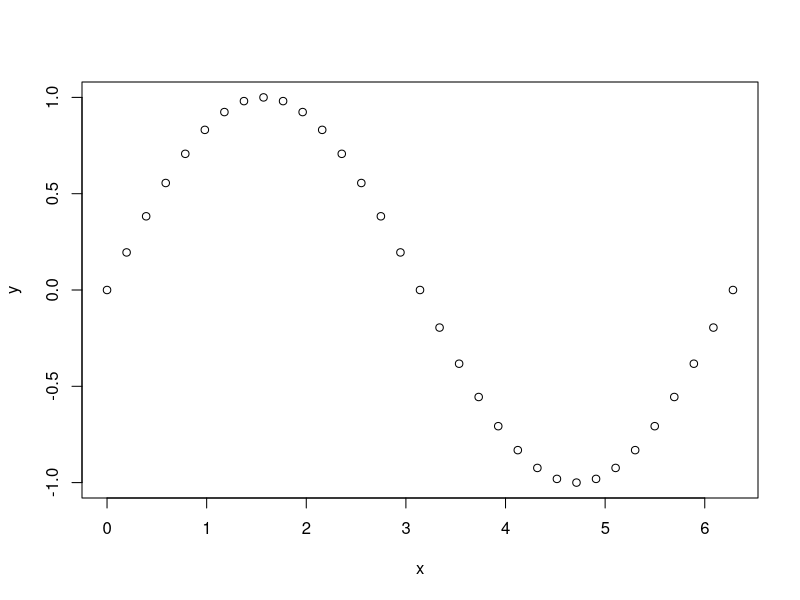
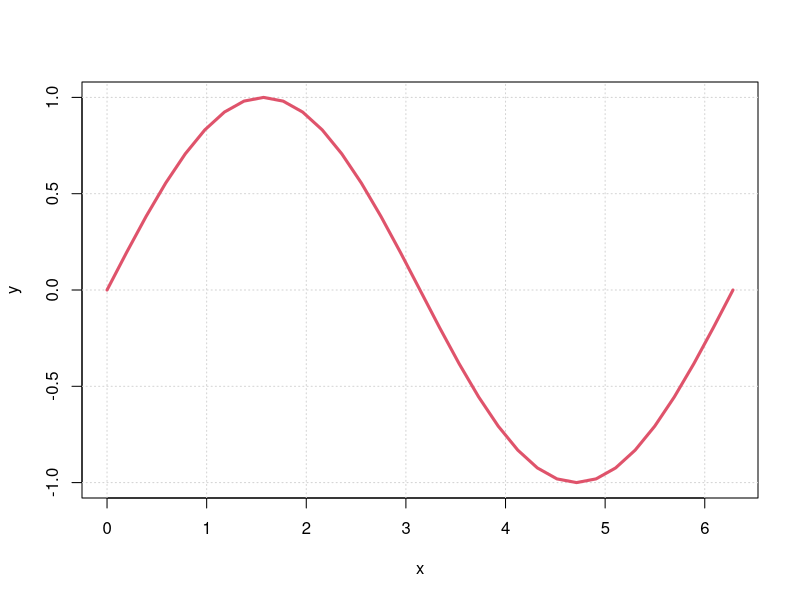
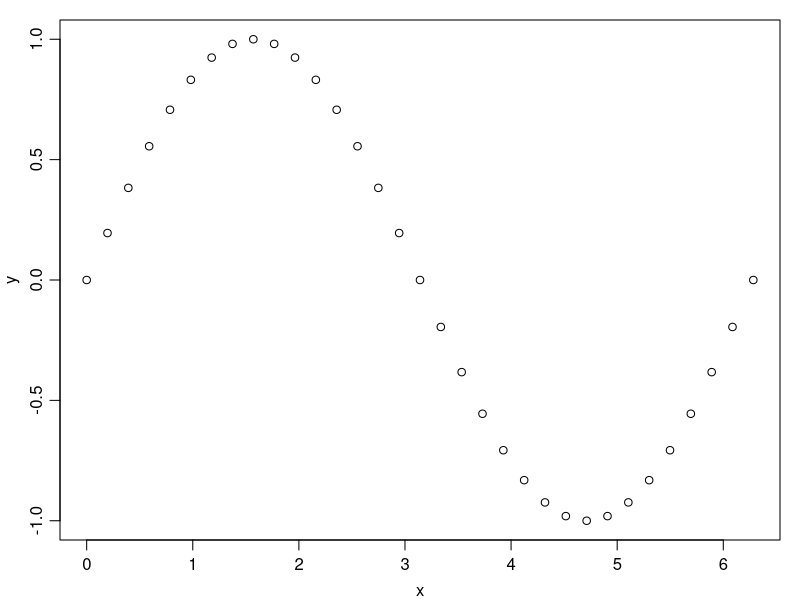
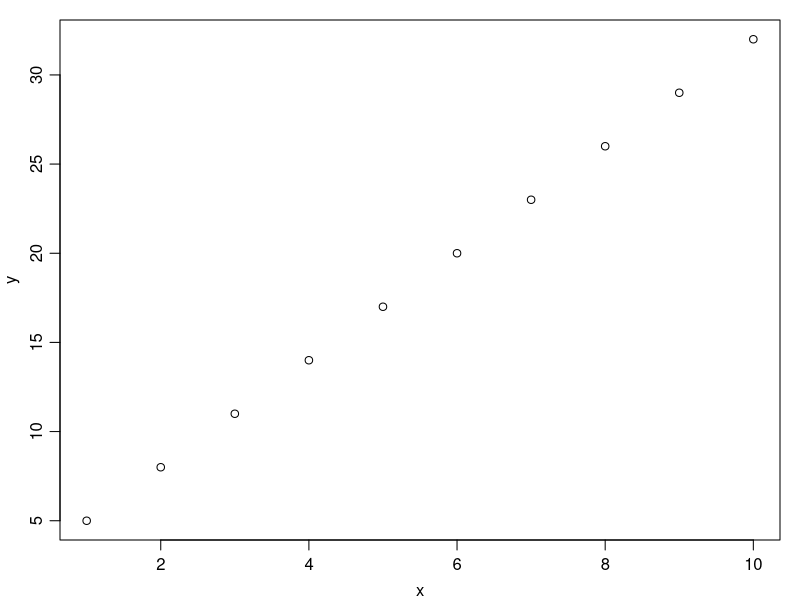
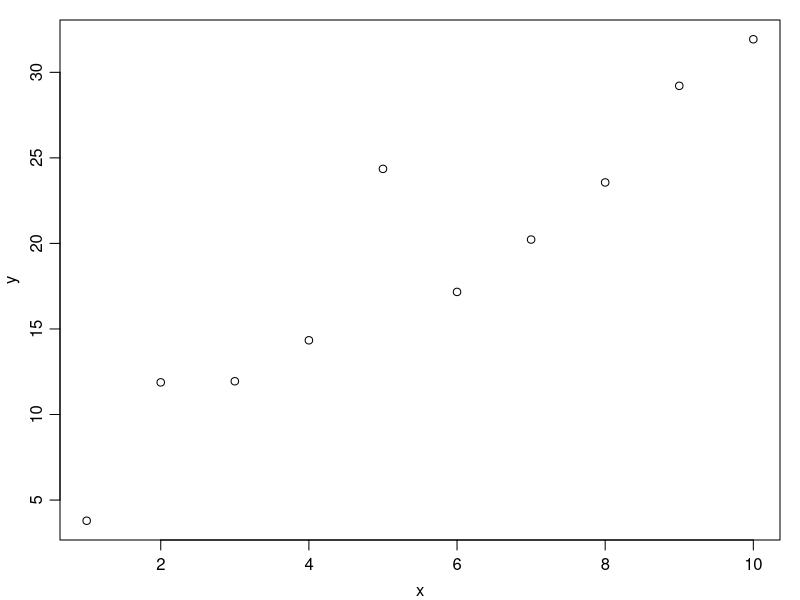
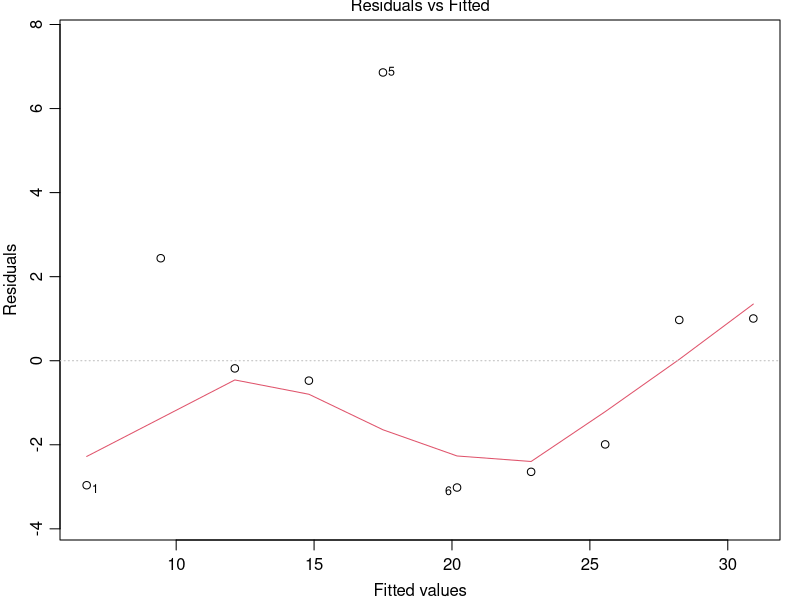
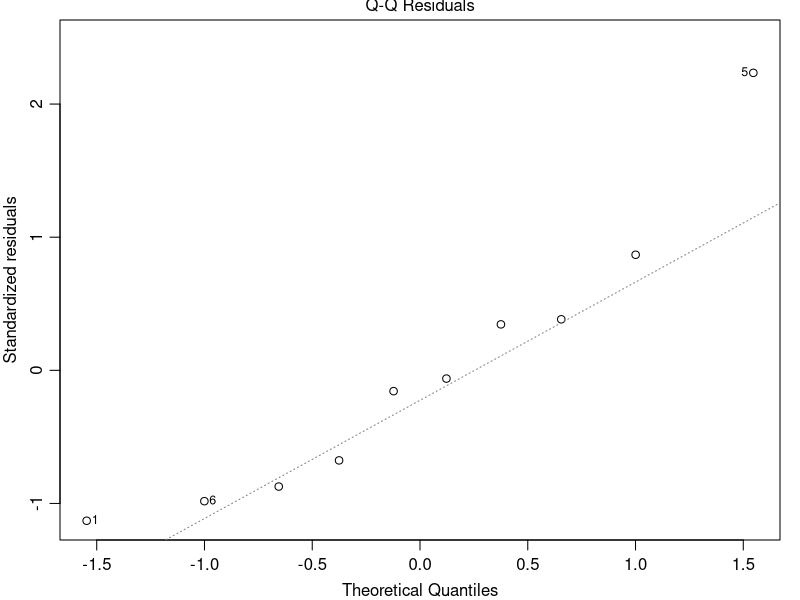
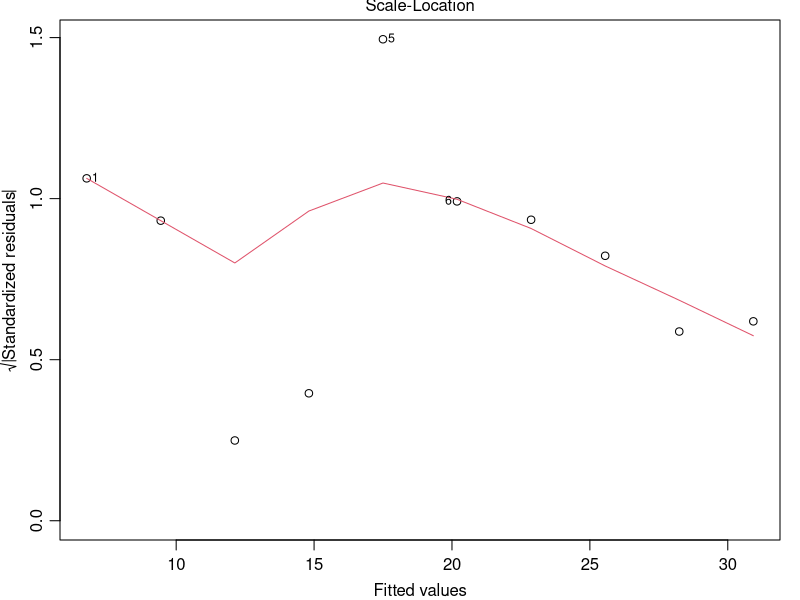

Source code (R) for these figures, in order: (Note: this script raises an error after producing the figures.)
## ---- chunk 1
x <- c(1,3,5) #By value
## ---- chunk 2
x
## ---- chunk 3
x <- 1:100 #By range
## ---- chunk 4
x
## ---- chunk 5
x <- seq(0,2*pi, pi/16) #By sequence
## ---- chunk 6
x
## ---- chunk 7
y <- sin(x) 
## ---- chunk 8
plot(x,y) 
## ---- chunk 9
plot(x,y, type="l")
grid()
lines(x,y,col=2, lwd=3)
## ---- chunk 10
par("mar")
par(mar=c(3,3,1,1))
## ---- chunk 11
par(mar=c(3,3,1,1), mgp=c(2,0.7,0))
plot(x,y)
## ---- chunk 12
x <- 1:10
y <- 2+3*x
## ---- chunk 13
plot(x,y)
## ---- chunk 14
noise <- rnorm(x, mean=0,sd=3)
y <- y+noise
## ---- chunk 15
plot(x,y)
## ---- chunk 16
m <- lm(y~x)
summary(m)
## ---- chunk 17
plot(m)
## ---- chunk 18
confint(m)
## ---- chunk 19
plot(x,y)
grid()
mtext(paste("model:" ,round(coef(m)[1],2), "+", round(coef(m)[2],2), "*x"))
abline(m)
abline(a=1,b=3, lty=2)
## ---- chunk 20
x <- seq(0,10,length.out=50)
A <- 1
B <- 5
y <- A*x*exp(-x/B)
## ---- chunk 21
plot(x,y)
## ---- chunk 22
nls(y~A*x*exp(-x/B))
## ---- chunk 23
# y <- y+rnorm(x,sd=0.05)
nls(y~A*x*exp(-x/B), start=list(A=1,B=40))
## ---- chunk 24
y <- y+rnorm(x,sd=0.05)
nls(y~A*x*exp(-x/B), start=list(A=1,B=40))
## ---- chunk 25
y <- y+rnorm(x,sd=0.05)
nls(y~A*x*exp(-x/B), start=list(A=1,B=4))
## ---- chunk 26
mnonlinear  <- nls(y~A*x*exp(-x/B), start=list(A=1,B=4))
coef(mnonlinear)
confint(mnonlinear)
predict(mnonlinear)
